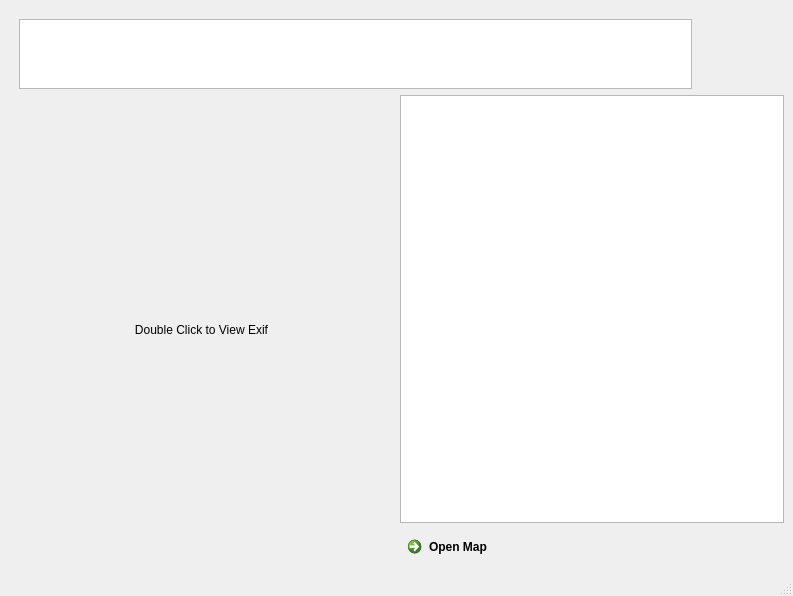
<?xml version="1.0" encoding="UTF-8"?>
<ui version="4.0">
 <class>MainWindow</class>
 <widget class="QMainWindow" name="MainWindow">
  <property name="geometry">
   <rect>
    <x>0</x>
    <y>0</y>
    <width>793</width>
    <height>596</height>
   </rect>
  </property>
  <property name="windowTitle">
   <string>Exif Viewer</string>
  </property>
  <widget class="QWidget" name="centralwidget">
   <property name="minimumSize">
    <size>
     <width>2</width>
     <height>0</height>
    </size>
   </property>
   <property name="maximumSize">
    <size>
     <width>16777215</width>
     <height>16777210</height>
    </size>
   </property>
   <property name="toolTipDuration">
    <number>1</number>
   </property>
   <layout class="QVBoxLayout" name="verticalLayout">
    <item>
     <layout class="QHBoxLayout" name="horizontalLayout">
      <property name="leftMargin">
       <number>10</number>
      </property>
      <property name="topMargin">
       <number>10</number>
      </property>
      <item alignment="Qt::AlignTop">
       <widget class="QListWidget" name="listWidget">
        <property name="maximumSize">
         <size>
          <width>16777215</width>
          <height>100</height>
         </size>
        </property>
        <property name="autoScrollMargin">
         <number>16</number>
        </property>
       </widget>
      </item>
      <item>
       <layout class="QHBoxLayout" name="horizontalLayout_3">
        <item>
         <widget class="QPushButton" name="addImgButton">
          <property name="text">
           <string/>
          </property>
          <property name="icon">
           <iconset>
            <normaloff>icon/addimage.png</normaloff>icon/addimage.png</iconset>
          </property>
          <property name="iconSize">
           <size>
            <width>25</width>
            <height>25</height>
           </size>
          </property>
          <property name="flat">
           <bool>true</bool>
          </property>
         </widget>
        </item>
        <item>
         <widget class="QPushButton" name="deleteButton">
          <property name="text">
           <string/>
          </property>
          <property name="icon">
           <iconset>
            <normaloff>icon/remove.png</normaloff>icon/remove.png</iconset>
          </property>
          <property name="iconSize">
           <size>
            <width>25</width>
            <height>25</height>
           </size>
          </property>
          <property name="flat">
           <bool>true</bool>
          </property>
         </widget>
        </item>
       </layout>
      </item>
     </layout>
    </item>
    <item>
     <layout class="QHBoxLayout" name="horizontalLayout_2">
      <item>
       <layout class="QVBoxLayout" name="verticalLayout_3">
        <item>
         <layout class="QHBoxLayout" name="horizontalLayout_4">
          <item alignment="Qt::AlignLeft">
           <widget class="QPushButton" name="leftRotButton">
            <property name="text">
             <string/>
            </property>
            <property name="icon">
             <iconset>
              <normaloff>icon/leftrotate.png</normaloff>icon/leftrotate.png</iconset>
            </property>
            <property name="iconSize">
             <size>
              <width>25</width>
              <height>25</height>
             </size>
            </property>
            <property name="flat">
             <bool>true</bool>
            </property>
           </widget>
          </item>
          <item alignment="Qt::AlignRight">
           <widget class="QPushButton" name="rightRotButton">
            <property name="text">
             <string/>
            </property>
            <property name="icon">
             <iconset>
              <normaloff>icon/rightrotate.png</normaloff>icon/rightrotate.png</iconset>
            </property>
            <property name="iconSize">
             <size>
              <width>25</width>
              <height>25</height>
             </size>
            </property>
            <property name="flat">
             <bool>true</bool>
            </property>
           </widget>
          </item>
         </layout>
        </item>
        <item>
         <widget class="QLabel" name="label">
          <property name="sizePolicy">
           <sizepolicy hsizetype="MinimumExpanding" vsizetype="Preferred">
            <horstretch>0</horstretch>
            <verstretch>0</verstretch>
           </sizepolicy>
          </property>
          <property name="maximumSize">
           <size>
            <width>512</width>
            <height>512</height>
           </size>
          </property>
          <property name="text">
           <string>Double Click to View Exif</string>
          </property>
          <property name="alignment">
           <set>Qt::AlignCenter</set>
          </property>
         </widget>
        </item>
        <item>
         <layout class="QHBoxLayout" name="horizontalLayout_5">
          <item alignment="Qt::AlignLeft">
           <widget class="QPushButton" name="leftButton">
            <property name="text">
             <string/>
            </property>
            <property name="icon">
             <iconset>
              <normaloff>icon/left.png</normaloff>icon/left.png</iconset>
            </property>
            <property name="iconSize">
             <size>
              <width>25</width>
              <height>25</height>
             </size>
            </property>
            <property name="flat">
             <bool>true</bool>
            </property>
           </widget>
          </item>
          <item alignment="Qt::AlignRight">
           <widget class="QPushButton" name="rightButton">
            <property name="text">
             <string/>
            </property>
            <property name="icon">
             <iconset>
              <normaloff>icon/right.png</normaloff>icon/right.png</iconset>
            </property>
            <property name="iconSize">
             <size>
              <width>25</width>
              <height>25</height>
             </size>
            </property>
            <property name="flat">
             <bool>true</bool>
            </property>
           </widget>
          </item>
         </layout>
        </item>
       </layout>
      </item>
      <item>
       <layout class="QVBoxLayout" name="verticalLayout_2">
        <item>
         <widget class="QTableView" name="tableView">
          <property name="minimumSize">
           <size>
            <width>0</width>
            <height>0</height>
           </size>
          </property>
          <property name="maximumSize">
           <size>
            <width>650</width>
            <height>16777215</height>
           </size>
          </property>
         </widget>
        </item>
        <item>
         <widget class="QCommandLinkButton" name="mapButton">
          <property name="text">
           <string>Open Map</string>
          </property>
          <property name="icon">
           <iconset>
            <normaloff>icon/map.png</normaloff>icon/map.png</iconset>
          </property>
          <property name="iconSize">
           <size>
            <width>25</width>
            <height>25</height>
           </size>
          </property>
         </widget>
        </item>
       </layout>
      </item>
     </layout>
    </item>
   </layout>
  </widget>
  <widget class="QMenuBar" name="menubar">
   <property name="geometry">
    <rect>
     <x>0</x>
     <y>0</y>
     <width>793</width>
     <height>22</height>
    </rect>
   </property>
  </widget>
  <widget class="QStatusBar" name="statusbar"/>
 </widget>
 <resources/>
 <connections/>
</ui>
